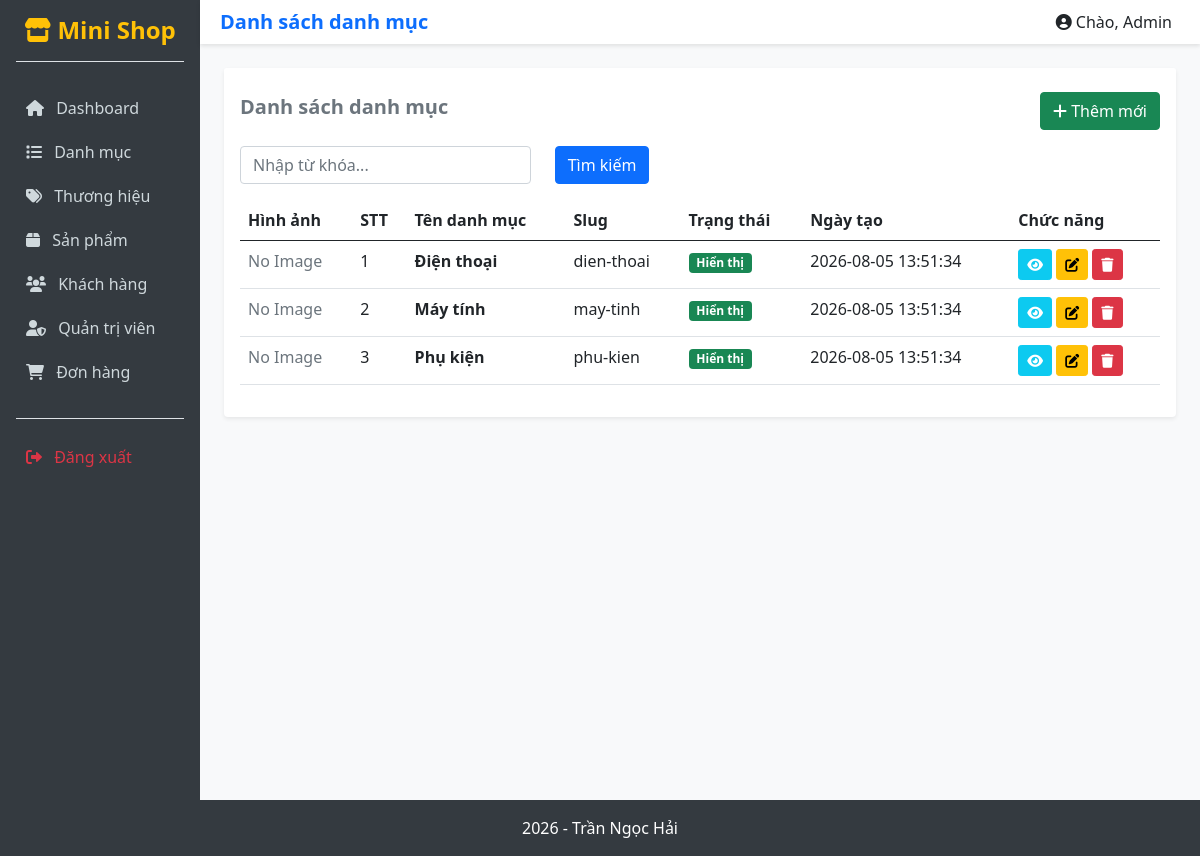
/views/admin/categories/, run on the app's committed database.
### tables this page shows
CREATE TABLE `categories` (
  `id` int(11) NOT NULL,
  `catename` varchar(100) NOT NULL,
  `slug` varchar(150) DEFAULT NULL,
  `image` varchar(255) DEFAULT NULL,
  `description` text DEFAULT NULL,
  `status` tinyint(1) DEFAULT 1,
  `created_at` datetime DEFAULT current_timestamp(),
  `updated_at` datetime DEFAULT current_timestamp() ON UPDATE current_timestamp()
);

### config/Database.php (called while the page is built, shortened)
<?php
class Database {
    protected string $host = "localhost";
    protected string $database = "tranngochai_database";
    protected string $username = "root";
    protected string $password = "";
    protected function connect(): void {
        try {
            $this->conn = new mysqli(
                $this->host,
                $this->username,
                $this->password,
                $this->database
            );
        } catch (Exception $e) {
            echo "Lỗi: " . $e->getMessage();
        }
    }
}
?>

### dao/CategoryDAO.php (called while the page is built, shortened)
<?php
require_once __DIR__ . "/BaseDAO.php";
require_once __DIR__ . "/../models/Category.php";
class CategoryDAO extends BaseDAO {
    public function getAll($keyword = "") {
        $list = [];
        try {
            $sql = "SELECT * FROM categories";
            $sql .= " ORDER BY catename";
            if (!empty($keyword)) {
                $stmt = $this->prepare($sql);
                $param = "%" . $keyword . "%";
                $stmt->bind_param("ss", $param, $param);
                $stmt->execute();
                $result = $stmt->get_result();
            } else {
                $result = $this->executeQuery($sql);
            }
            while ($row = $result->fetch_assoc()) {
                $category = new Category($row["catename"], $row["slug"], $row["image"], $row["description"], (int)$row["status"]);
                $category->id = (int)$row["id"];
                $category->createdAt = $row["created_at"];
                $category->updatedAt = $row["updated_at"];
                $list[] = $category;
            }
        } catch (Exception $e) { echo "Lỗi: " . $e->getMessage(); }
        return $list;
    }
}
?>

### dao/BaseDAO.php (called while the page is built, shortened)
<?php
require_once __DIR__ . "/../config/Database.php";
class BaseDAO extends Database {
    protected function executeQuery(string $sql) {
        return $this->conn->query($sql);
    }
}
?>

### models/Category.php (called while the page is built, shortened)
<?php
class Category
{
    public function __construct(string $name = "", string $slug = "", ?string $image = null, ?string $description = null, int $status = 1)
    {
        $this->name = $name;
        $this->slug = $slug;
        $this->image = $image;
        $this->status = $status;
    }
}
?>

### views/admin/categories/index.php (the view, shortened to what this page needs)
<?php
require_once "../../../dao/CategoryDAO.php";
$dao = new CategoryDAO();
$keyword = trim($_GET["keyword"] ?? "");
$categories = $dao->getAll($keyword);
?>
<div class="card shadow-sm border-0">
    <div class="card-header bg-white border-0 pt-4 pb-0 d-flex justify-content-between align-items-center">
        <h5 class="fw-bold text-secondary">Danh sách danh mục</h5>
        <a href="create.php" class="btn btn-success"><i class="fa-solid fa-plus"></i> Thêm mới</a>
    </div>
    <div class="card-body">
        <form class="row mb-3" method="GET">
            <div class="col-md-4">
                <input type="text" name="keyword" class="form-control" placeholder="Nhập từ khóa..." value="<?= htmlspecialchars($keyword) ?>">
            </div>
            <div class="col-md-2">
                <button type="submit" class="btn btn-primary">Tìm kiếm</button>
            </div>
        </form>
        <?php if(empty($categories)) { ?>
            <div class="alert alert-warning">Không tìm thấy dữ liệu.</div>
        <?php } else { ?>
            <table class="table table-hover">
                <thead>
                    <tr>
                        <th>Hình ảnh</th>
                        <th>STT</th>
                        <th>Tên danh mục</th>
                        <th>Slug</th>
                        <th>Trạng thái</th>
                        <th>Ngày tạo</th>
                        <th>Chức năng</th>
                    </tr>
                </thead>
                <tbody>
                    <?php $stt = 1; foreach ($categories as $item) { ?>
                    <tr>
                        <td>
                            <?php if ($item->image != "") { ?>
                                <img src="/MiniShop_TranNgocHai/uploads/categories/<?= $item->image ?>" alt="<?= htmlspecialchars($item->name) ?>" class="img-thumbnail" width="80">
                            <?php } else { ?>
                                <span class="text-muted">No Image</span>
                            <?php } ?>
                        </td>
                        <td><?= $stt++ ?></td>
                        <td class="fw-bold"><?= htmlspecialchars($item->name) ?></td>
                        <td><?= htmlspecialchars($item->slug) ?></td>
                        <td>
                            <?php if ($item->status == 1) { ?>
                                <span class="badge bg-success">Hiển thị</span>
                            <?php } else { ?>
                                <span class="badge bg-secondary">Ẩn</span>
                            <?php } ?>
                        </td>
                        <td><?= $item->createdAt ?></td>
                        <td>
                            <a href="detail.php?id=<?= $item->id ?>" class="btn btn-sm btn-info text-white"><i class="fa-solid fa-eye"></i></a>
                            <a href="edit.php?id=<?= $item->id ?>" class="btn btn-sm btn-warning"><i class="fa-solid fa-pen-to-square"></i></a>
                            <form method="POST" onsubmit="return confirm('Bạn có chắc muốn xóa?');" class="d-inline">
                                <button type="submit" name="btnDelete" class="btn btn-sm btn-danger"><i class="fa-solid fa-trash"></i></button>
                            </form>
                        </td>
                    </tr>
                    <?php } ?>
                </tbody>
            </table>
        <?php } ?>
    </div>
</div>
<?php
include "../layouts/master.php";
?>

### assets/css/style.css (style rules this page uses)
body { background-color: #f8f9fa; }

### data on the page
categories: shows "No Image", catename "Điện thoại", slug "dien-thoai", status "Hiển thị", created_at "2026-08-05 13:51:34"
categories: shows "No Image", catename "Máy tính", slug "may-tinh", status "Hiển thị", created_at "2026-08-05 13:51:34"
categories: shows "No Image", catename "Phụ kiện", slug "phu-kien", status "Hiển thị", created_at "2026-08-05 13:51:34"

### other printed values
$pageTitle "Danh sách danh mục"
